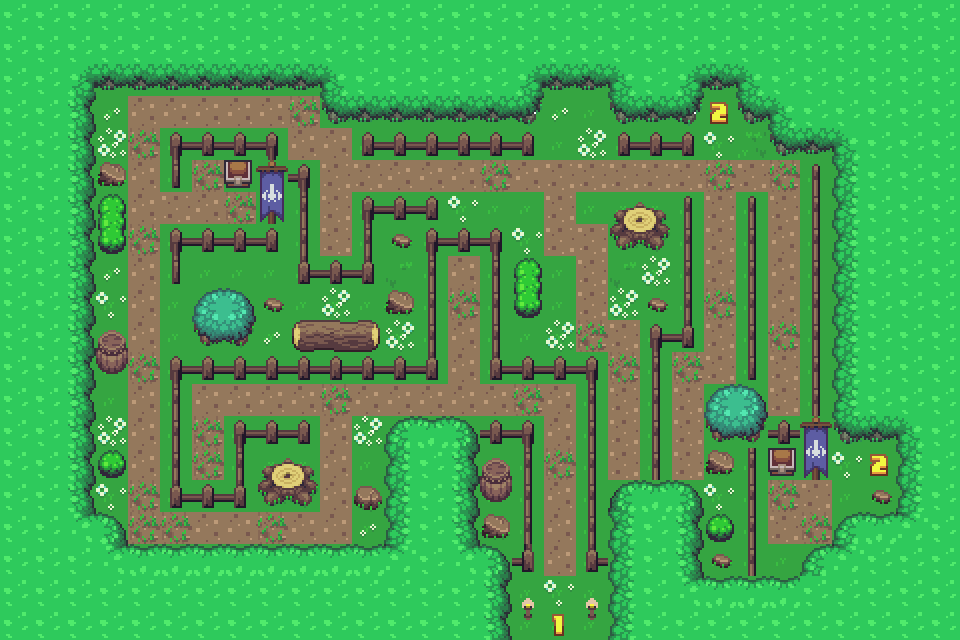

This game map was drawn from its Tiled (.tmx) file and the tilesets committed beside it. A one-line description and the trimmed map source follow:
An orthogonal 30x20 tile map with 32x32 px tiles, 2 tile layers (Calque de Tuiles 2, Calque de Tuiles 1) and 78 objects (Cache2, Cache1, Foret2).

<map version="1.10" tiledversion="1.10.2" orientation="orthogonal" renderorder="right-down" width="30" height="20" tilewidth="32" tileheight="32" infinite="0" nextlayerid="5" nextobjectid="100">
 <tileset firstgid="1" source="tileset_nsi2.tsx" />
 <layer id="2" name="Calque de Tuiles 2" width="30" height="20">
  <data>[600 cells, 599 non-empty, 1 distinct tile ids]</data>
 </layer>
 <layer id="1" name="Calque de Tuiles 1" width="30" height="20">
  <data>[600 cells, 582 non-empty, 58 distinct tile ids]</data>
 </layer>
 <objectgroup id="3" name="Collision">
  <object id="2" x="769" y="128" width="63.6667" height="25.6667" />
  <object id="3" x="832.667" y="130" width="30.6667" height="308" />
  <object id="4" x="736" y="96" width="33" height="31.75" />
  <object id="5" x="703.75" y="64" width="32" height="32.75" />
  <object id="6" x="607.25" y="95.75" width="96.25" height="31.25" />
  <object id="7" x="544.5" y="62.75" width="63" height="32.5" />
  <object id="8" x="512" y="96.75" width="31.5" height="32" />
  <object id="9" x="319.5" y="97" width="192" height="31.5" />
  <object id="10" x="64.5" y="65.5" width="255.5" height="29.5" />
  <object id="11" x="63.5" y="96.5" width="31.5" height="416" />
  <object id="17" x="94.5" y="513.5" width="32.5" height="31" />
  <object id="18" x="127.5" y="544.5" width="270.5" height="14" />
  <object id="19" x="383.5" y="415.5" width="32.5" height="129.5" />
  <object id="20" x="383.5" y="417" width="97" height="30.5" />
  <object id="21" x="447.5" y="415.5" width="33.5" height="131.5" />
  <object id="22" x="480" y="544.5" width="32.5" height="96" />
  <object id="23" x="608" y="481" width="34" height="159.5" />
  <object id="24" x="608.5" y="480" width="96" height="33.5" />
  <object id="25" x="672.5" y="479.5" width="31" height="100.5" />
  <object id="26" x="702.5" y="573" width="103" height="12.5" />
  <object id="27" x="799.5" y="542" width="34" height="33.5" />
  <object id="28" x="766.333" y="446.333" width="30.6667" height="31.3333" />
  <object id="29" x="703.333" y="383.333" width="65.3333" height="61" />
  <object id="30" x="609" y="196" width="62" height="56" />
  <object id="31" x="256.5" y="452" width="61.5" height="56.5" />
  <object id="32" x="191" y="285" width="66" height="63.5" />
  <object id="33" x="222" y="155" width="31" height="35.5" />
  <object id="34" x="834" y="516.667" width="97.3333" height="26.6667" />
  <object id="36" x="836.667" y="415.333" width="90" height="22.6667" />
  <object id="37" x="898.667" y="417.333" width="30" height="102.667" />
  <object id="41" x="742" y="437.333" width="19.3333" height="140" />
  <object id="42" x="703.333" y="444.667" width="39.3333" height="37.3333" />
  <object id="47" x="194" y="207" width="1" />
  <object id="51" x="617.5" y="132" width="76.5" height="23.5" />
  <object id="52" x="768" y="420" width="33" height="23.5" />
  <object id="53" x="802.5" y="420.5" width="25" height="59.5" />
  <object id="54" x="649" y="322.5" width="12.5" height="153.5" />
  <object id="55" x="650" y="467.5" width="11.5" height="16.5" />
  <object id="56" x="661.5" y="328" width="33.5" height="20" />
  <object id="57" x="680.5" y="193.5" width="13" height="136" />
  <object id="58" x="745.5" y="194" width="11.5" height="186" />
  <object id="59" x="811.5" y="163" width="9" height="256.5" />
  <object id="60" x="362.5" y="130.5" width="172" height="24" />
  <object id="61" x="361.5" y="196" width="79" height="22.5" />
  <object id="62" x="360.5" y="217.5" width="13.5" height="66.5" />
  <object id="63" x="290" y="164" width="19" height="121.5" />
  <object id="64" x="306" y="262" width="61.5" height="22" />
  <object id="65" x="168.5" y="132" width="110" height="26" />
  <object id="66" x="170.5" y="157.5" width="10.5" height="30.5" />
  <object id="67" x="170" y="227.5" width="10.5" height="57.5" />
  <object id="68" x="169" y="227" width="109.5" height="24.5" />
  <object id="69" x="255" y="160" width="31" height="64" />
  <object id="70" x="98.5" y="192.5" width="24.5" height="61.5" />
  <object id="71" x="95" y="330.5" width="30.5" height="43.5" />
  <object id="72" x="290" y="319.5" width="88.5" height="30.5" />
  <object id="73" x="424.5" y="228" width="11.5" height="151" />
  <object id="74" x="423" y="228" width="79" height="22.5" />
  <object id="75" x="489.5" y="227" width="14" height="153" />
  <object id="76" x="514" y="256.5" width="28.5" height="62.5" />
  <object id="77" x="489" y="354" width="107.5" height="25" />
  <object id="78" x="584" y="378" width="23" height="194" />
  <object id="79" x="585.5" y="598" width="11.5" height="21.5" />
  <object id="80" x="521.5" y="598.5" width="11" height="20" />
  <object id="82" x="482" y="422.5" width="51" height="21" />
  <object id="83" x="519" y="422.5" width="14.5" height="148" />
  <object id="84" x="511" y="549" width="12" height="20.5" />
  <object id="85" x="232" y="421" width="79" height="22.5" />
  <object id="86" x="234" y="442.5" width="10.5" height="66" />
  <object id="87" x="172.5" y="482" width="65" height="25" />
  <object id="88" x="170.5" y="356.5" width="11" height="127.5" />
  <object id="89" x="181.5" y="356.5" width="247" height="23" />
  <object id="90" x="99.5" y="450" width="25.5" height="27" />
  <object id="91" x="353.5" y="482" width="30" height="29" />
  <object id="92" x="99" y="162" width="26.5" height="25.5" />
  <object id="93" x="388.5" y="291" width="25.5" height="26" />
 </objectgroup>
 <objectgroup id="4" name="warp">
  <object id="95" name="Cache2" x="864.667" y="448.667" width="31.3333" height="63.3333" />
  <object id="96" name="Cache1" x="706" y="98.6667" width="30" height="29.3333" />
  <object id="99" name="Foret2" x="544" y="608" width="32" height="32" />
 </objectgroup>
</map>